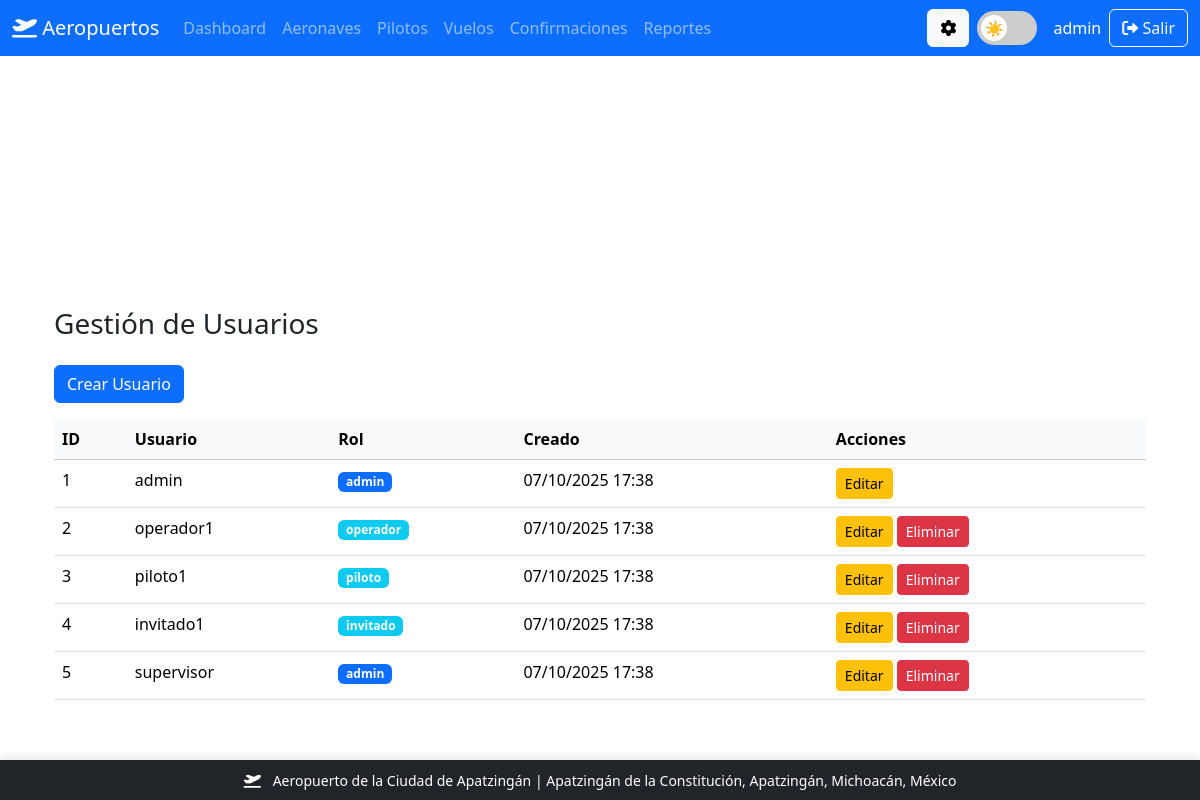
The page /admin/usuarios (signed in) on the database its author committed.
### models.py (models this page shows, shortened)
class Usuario(db.Model, UserMixin):
    __table_args__ = {'extend_existing': True}
    __tablename__ = 'Usuarios'
    id = db.Column(db.Integer, primary_key=True)
    username = db.Column(db.String(80), unique=True, nullable=False)
    password_hash = db.Column(db.String(120), nullable=False)
    rol = db.Column(db.String(20), default='usuario')
    created_at = db.Column(db.DateTime, default=datetime.utcnow)

### routes/views.py (the view)
@main_bp.route('/admin/usuarios')
@login_required
def page_usuarios():
    if not current_user.rol == 'admin':
        flash('Acceso denegado', 'danger')
        return redirect(url_for('main.dashboard'))
    users = Usuario.query.all()
    return render_template('usuarios.html', users=users)

### app.py (called while the page is built)
@login_manager.user_loader
def load_user(user_id):
    return db.session.get(Usuario, int(user_id))

### templates/usuarios.html (shortened to what this page needs)
{% extends "base.html" %}
{% block content %}
<div class="container">
    <h3 class="my-4">Gestión de Usuarios</h3>
    <div class="mb-3">
        <button class="btn btn-primary" onclick="showCreate()">Crear Usuario</button>
    </div>
    <div id="listArea" class="table-responsive">
        <table class="table table-hover" id="tblU">
            <thead class="table-light">
                <tr>
                    <th>ID</th>
                    <th>Usuario</th>
                    <th>Rol</th>
                    <th>Creado</th>
                    <th>Acciones</th>
                </tr>
            </thead>
            <tbody>
                {% for u in users %}
                <tr>
                    <td>{{ u.id }}</td>
                    <td>{{ u.username }}</td>
                    <td><span class="badge bg-{{ 'primary' if u.rol == 'admin' else 'secondary' if u.rol == 'staff' else 'info' }}">{{ u.rol }}</span></td>
                    <td>{{ u.created_at.strftime('%d/%m/%Y %H:%M') if u.created_at else '-' }}</td>
                    <td>
                        <button class="btn btn-sm btn-warning" onclick="editU({{ u.id }})">Editar</button>
                        {% if u.id != current_user.id %}
                        <button class="btn btn-sm btn-danger" onclick="delU({{ u.id }})">Eliminar</button>
                        {% endif %}
                    </td>
                </tr>
                {% endfor %}
            </tbody>
        </table>
    </div>
</div>
{% endblock %}

### templates/base.html (shortened to what this page needs)
<!doctype html>
<html lang="es" data-bs-theme="light">
<head>
    <link href="https://cdn.jsdelivr.net/npm/bootstrap@5.3.2/dist/css/bootstrap.min.css" rel="stylesheet">
    <link href="https://cdnjs.cloudflare.com/ajax/libs/font-awesome/6.0.0/css/all.min.css" rel="stylesheet">
</head>
<body>
<div class="main-content">
    <nav class="navbar navbar-expand-lg navbar-dark bg-primary">
        <div class="container-fluid">
            <a class="navbar-brand" href="{{ url_for('main.dashboard') }}">
                <i class="fas fa-plane-departure"></i> Aeropuertos
            </a>
            <div class="collapse navbar-collapse" id="navbarContent">
                <ul class="navbar-nav me-auto mb-2 mb-lg-0">
                    {% if current_user.is_authenticated %}
                    <li class="nav-item">
                        <a class="nav-link" href="{{ url_for('main.dashboard') }}">Dashboard</a>
                    </li>
                    <li class="nav-item">
                        <a class="nav-link" href="{{ url_for('main.page_aeronaves') }}">Aeronaves</a>
                    </li>
                    <li class="nav-item">
                        <a class="nav-link" href="{{ url_for('main.page_pilotos') }}">Pilotos</a>
                    </li>
                    <li class="nav-item">
                        <a class="nav-link" href="{{ url_for('main.page_vuelos') }}">Vuelos</a>
                    </li>
                    <li class="nav-item">
                        <a class="nav-link" href="{{ url_for('main.page_confirmaciones') }}">Confirmaciones</a>
                    </li>
                    <li class="nav-item">
                        <a class="nav-link" href="{{ url_for('reports.reports_index') }}">Reportes</a>
                    </li>
                    {% endif %}
                </ul>
                {% if current_user.is_authenticated %}
                <div class="d-flex align-items-center">
                    {% if current_user.rol == 'admin' %}
                    <a href="{{ url_for('config.configuracion_aeropuerto') }}"
                       class="btn btn-light me-2"
                       title="Configuración del Aeropuerto">
                        <i class="fas fa-cog"></i>
                    </a>
                    {% endif %}
                    <div class="theme-switch-wrapper">
                        <label class="theme-switch mb-0">
                            <span class="slider"></span>
                        </label>
                    </div>
                    <span class="text-white me-2">{{ current_user.username }}</span>
                    <a class="btn btn-outline-light" href="{{ url_for('auth.logout') }}">
                        <i class="fas fa-sign-out-alt"></i> Salir
                    </a>
                </div>
                {% endif %}
            </div>
        </div>
    </nav>
    <div id="flash-messages-container" class="container mt-3"></div>
    <div class="container py-4">
        {% block content %}{% endblock %}
    </div>
</div>
<footer class="footer-fixed">
    <div class="container-fluid">
        <div class="row align-items-center">
            <div class="col-md-12 text-center">
                <small id="statusbar-info">
                    <i class="fas fa-plane-departure me-2"></i>
                    <span id="aeropuerto-nombre">Cargando...</span> |
                    <span id="aeropuerto-ciudad">Cargando...</span>,
                    <span id="aeropuerto-municipio">Cargando...</span>,
                    <span id="aeropuerto-estado">Cargando...</span>,
                    <span id="aeropuerto-pais">Cargando...</span>
                </small>
            </div>
        </div>
    </div>
</footer>
</body>
</html>

### templates/base.html (style rules this page uses)
html, body { height: 100%; margin: 0; padding: 0; }
body { display: flex; flex-direction: column; min-height: 100vh; }
.main-content { flex: 1; display: flex; flex-direction: column; }
.container { flex: 1; }
.footer-fixed { position: fixed; bottom: 0; left: 0; right: 0; z-index: 1000; background-color: #212529; color: #ffffff; padding: 8px 0; box-shadow: 0 -2px 10px rgba(0, 0, 0, 0.1); }
.main-content { padding-bottom: 60px; }
.theme-switch-wrapper { display: flex; align-items: center; gap: 0.5rem; margin-right: 1rem; }
.theme-switch { position: relative; width: 60px; height: 34px; }
.slider { position: absolute; cursor: pointer; top: 0; left: 0; right: 0; bottom: 0; background-color: #ccc; transition: .4s; border-radius: 34px; }
.slider:before { position: absolute; content: "☀️"; height: 26px; width: 26px; left: 4px; bottom: 4px; background-color: white; transition: .4s; border-radius: 50%; display: flex; align-items: center; justify-content: center; font-size: 15px; }
body, .card, .navbar, .btn { transition: all 0.3s ease-in-out; }

### rows shown on the page
Usuario: username "admin", id "1", rol "admin", created_at "07/10/2025 17:38"
Usuario: id "2", username "operador1", rol "operador", created_at "07/10/2025 17:38"
Usuario: id "3", username "piloto1", rol "piloto", created_at "07/10/2025 17:38"
Usuario: id "4", username "invitado1", rol "invitado", created_at "07/10/2025 17:38"
Usuario: id "5", username "supervisor", rol "admin", created_at "07/10/2025 17:38"
